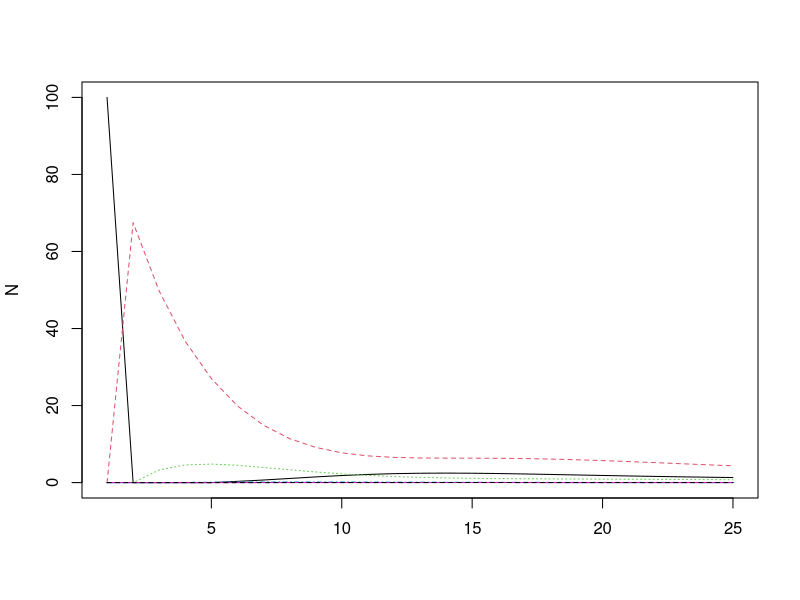

Source code (R):
A=matrix(c(0, 0, 0,0, 127, 4, 80,
           0.6747, 0.737, 0, 0, 0, 0, 0,
           0, 0.0486, 0.6610, 0, 0, 0, 0,
           0, 0, 0.0147, 0.6907, 0, 0, 0,
           0, 0, 0, 0.0518, 0, 0, 0,
           0, 0, 0, 0, 0.8091, 0, 0,
           0, 0, 0, 0, 0, 0.8091, 0.8089),7,byrow=TRUE)

N1 = c(100,0,0,0,0,0,0)
Tmax = 25
N=matrix(NA,nrow=Tmax,ncol=7)
N[1,] = N1

for (t in 2:Tmax){
  N[t,] = A%*%N[t-1,]
}

matplot(N,type="l")

# Get the eigenvalues and eigenvectors of A
stuff = eigen(A)
# Grab the largest eigenvalue and its corresponding eigenvector
lambda = Re(stuff$values[1])
v = Re(stuff$vectors[,1])
v = v/sum(v)

# Get the vector of reproductive values
otherstuff = eigen(t(A))
w = Re(otherstuff$vectors[,1])
w = w/sum(v*w)

# Grab sensitivities and elasticities of each entry of A
S = w%o%v
E = S*A/lambda
